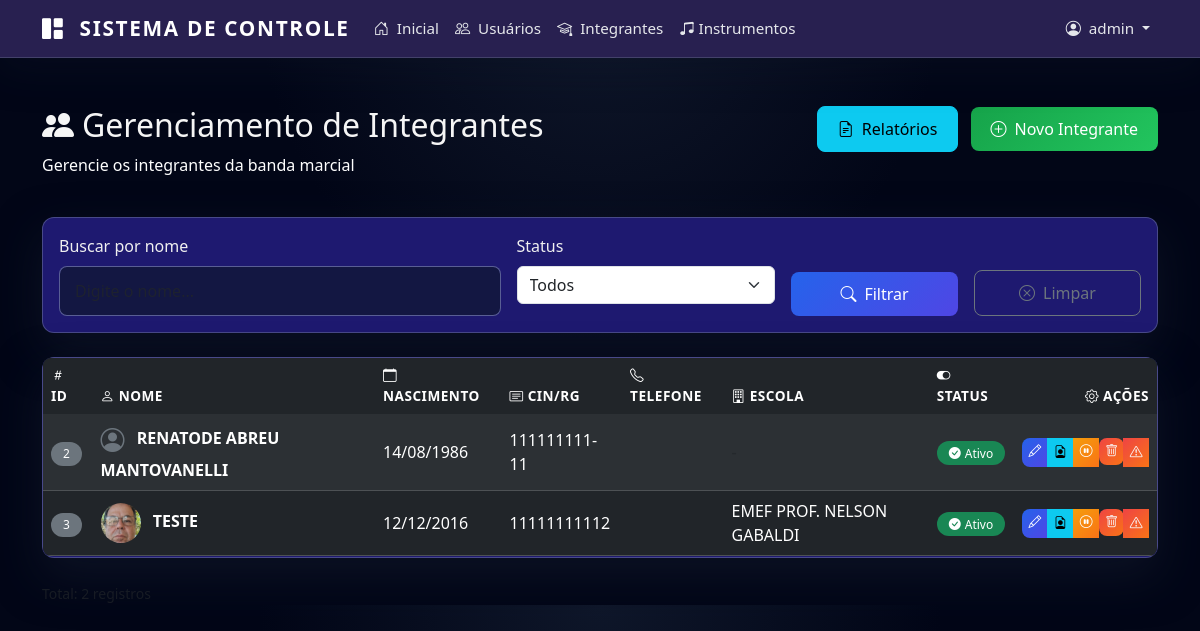
The page /admin/alunos (signed in) on the database its author committed.
### app/models.py (models this page shows, shortened)
class User(UserMixin, db.Model):
    id = db.Column(db.Integer, primary_key=True)
    username = db.Column(db.String(100), unique=True, nullable=False)
    password = db.Column(db.String(255), nullable=False)
    is_admin = db.Column(db.Boolean, default=False)
    is_active = db.Column(db.Boolean, default=True)
    must_change_password = db.Column(db.Boolean, default=True)
    login_attempts = db.Column(db.Integer, default=0)
    blocked_until = db.Column(db.DateTime, nullable=True)

class Aluno(db.Model):
    id = db.Column(db.Integer, primary_key=True)
    nome = db.Column(db.String(200), nullable=False)
    data_nascimento = db.Column(db.Date, nullable=True)
    naturalidade = db.Column(db.String(100))
    cin_rg = db.Column(db.String(20), unique=True)
    email = db.Column(db.String(150))
    telefone = db.Column(db.String(20))
    cep = db.Column(db.String(10))
    endereco = db.Column(db.String(300))
    bairro = db.Column(db.String(100))
    cidade = db.Column(db.String(100))
    estado = db.Column(db.String(2))
    foto_path = db.Column(db.String(500))
    ativo = db.Column(db.Boolean, default=True)
    numero = db.Column(db.String(20))
    complemento = db.Column(db.String(200))
    funcao_id = db.Column(db.Integer, db.ForeignKey('funcao_banda.id'))
    funcao = db.relationship('FuncaoBanda', backref='alunos')
    created_at = db.Column(db.DateTime, default=datetime.utcnow)
    data_entrada_banda = db.Column(db.Date, nullable=True)
    data_desligamento_banda = db.Column(db.Date, nullable=True)
    responsaveis = db.relationship('Responsavel', backref='aluno', lazy=True, cascade='all, delete-orphan')
    uniforme = db.relationship('Uniforme', backref='aluno', lazy=True, cascade='all, delete-orphan')
    presencas = db.relationship('Presenca', backref='aluno', lazy=True, cascade='all, delete-orphan')
    instrumentos = db.relationship('AlunoInstrumento', backref='aluno', lazy=True, cascade='all, delete-orphan')
    escolas = db.relationship('AlunoEscola', backref='aluno', lazy=True, cascade='all, delete-orphan')
    autorizacoes_foto = db.relationship(
        'AutorizacaoFotoMenor',
        back_populates='aluno',
        lazy='dynamic',
        cascade='all, delete-orphan',
    )

class AlunoEscola(db.Model):
    id = db.Column(db.Integer, primary_key=True)
    aluno_id = db.Column(db.Integer, db.ForeignKey('aluno.id'), nullable=False)
    escola_id = db.Column(db.Integer, db.ForeignKey('escola.id'), nullable=False)
    data_matricula = db.Column(db.Date, default=datetime.utcnow().date)

class Escola(db.Model):
    id = db.Column(db.Integer, primary_key=True)
    nome = db.Column(db.String(200), nullable=False)
    endereco = db.Column(db.String(300))
    alunos = db.relationship('AlunoEscola', backref='escola', lazy=True)

### app/routes.py (the view)
@main_bp.route("/admin/alunos")
@login_required
def listar_alunos():
    nome_busca = request.args.get('busca', '')
    ativo_filter = request.args.get('ativo', '')
    query = Aluno.query
    if nome_busca:
        query = query.filter(Aluno.nome.ilike(f'%{nome_busca}%'))
    if ativo_filter == '1':
        query = query.filter(Aluno.ativo == True)
    elif ativo_filter == '0':
        query = query.filter(Aluno.ativo == False)
    alunos = query.order_by(Aluno.nome).all()
    return render_template("admin_alunos.html",
                           alunos=alunos,
                           busca=nome_busca,
                           ativo_filter=ativo_filter)

### app/__init__.py (called while the page is built)
@login_manager.user_loader
def load_user(user_id):
    from .models import User
    return User.query.get(int(user_id))

### app/utils.py (called while the page is built)
def obter_todas_configuracoes():
    configs = SistemaConfig.query.all()
    return {config.key: config.value for config in configs}

### templates/admin_alunos.html (shortened to what this page needs)
{% extends "base.html" %}
{% block content %}
<div class="container mt-5 fade-in">
  <div class="row mb-4">
    <div class="col-md-8">
      <h2><i class="bi bi-people-fill me-2"></i>Gerenciamento de Integrantes</h2>
      <p class="text-white">Gerencie os integrantes da banda marcial</p>
    </div>
    <div class="col-md-4 text-md-end">
      <a href="{{ url_for('main.relatorio_geral_alunos') }}" class="btn btn-info me-2" target="_blank">
        <i class="bi bi-file-earmark-text me-2"></i>Relatórios
      </a>
      {% if current_user.is_admin %}
      <a href="{{ url_for('main.criar_aluno') }}" class="btn btn-success">
        <i class="bi bi-plus-circle me-2"></i>Novo Integrante
      </a>
      {% endif %}
    </div>
  </div>
  <div class="card mb-4">
    <div class="card-body">
      <form method="GET" action="{{ url_for('main.listar_alunos') }}" class="row g-3">
        <div class="col-md-5">
          <label for="busca" class="form-label">Buscar por nome</label>
          <input type="text" name="busca" id="busca" class="form-control"
                 value="{{ busca }}" placeholder="Digite o nome...">
        </div>
        <div class="col-md-3">
          <label for="ativo" class="form-label">Status</label>
          <select name="ativo" id="ativo" class="form-select">
            <option value="">Todos</option>
          </select>
        </div>
        <div class="col-md-2 d-flex align-items-end">
          <button type="submit" class="btn btn-primary w-100">
            <i class="bi bi-search me-2"></i>Filtrar
          </button>
        </div>
        <div class="col-md-2 d-flex align-items-end">
          <a href="{{ url_for('main.listar_alunos') }}" class="btn btn-outline-secondary w-100">
            <i class="bi bi-x-circle me-2"></i>Limpar
          </a>
        </div>
      </form>
    </div>
  </div>
  <div class="card">
    <div class="card-body p-0">
      <div class="table-responsive">
        <table class="table table-dark table-striped table-hover mb-0">
          <thead class="table-dark">
            <tr>
              <th><i class="bi bi-hash me-1"></i>ID</th>
              <th><i class="bi bi-person me-1"></i>Nome</th>
              <th><i class="bi bi-calendar me-1"></i>Nascimento</th>
              <th><i class="bi bi-card-text me-1"></i>CIN/RG</th>
              <th><i class="bi bi-telephone me-1"></i>Telefone</th>
              <th><i class="bi bi-building me-1"></i>Escola</th>
              <th><i class="bi bi-toggle-on me-1"></i>Status</th>
              <th class="text-end"><i class="bi bi-gear me-1"></i>Ações</th>
            </tr>
          </thead>
          <tbody>
            {% for a in alunos %}
            <tr>
              <td><span class="badge bg-secondary">{{ a.id }}</span></td>
              <td>
                {% if a.foto_path %}
                  <img src="{{ url_for('static', filename=a.foto_path) }}" alt="Foto"
                       class="rounded-circle me-2" style="width: 40px; height: 40px; object-fit: cover;">
                {% else %}
                  <i class="bi bi-person-circle text-secondary me-2" style="font-size: 1.5rem; vertical-align: middle;"></i>
                {% endif %}
                <strong>{{ a.nome }}</strong>
              </td>
              <td>
                {% if a.data_nascimento %}
                  {{ a.data_nascimento.strftime('%d/%m/%Y') }}
                {% else %}
                  <span class="text-muted">-</span>
                {% endif %}
              </td>
              <td>{{ a.cin_rg or ' ' }}</td>
              <td>{{ a.telefone or ' ' }}</td>
              <td>
                {% if a.escolas %}
                  {% for ae in a.escolas %}
                    {{ ae.escola.nome }}{% if not loop.last %}<br>{% endif %}
                  {% endfor %}
                {% else %}
                  <span class="text-muted">-</span>
                {% endif %}
              </td>
              <td>
                {% if a.ativo %}
                  <span class="badge bg-success">
                    <i class="bi bi-check-circle-fill me-1"></i>Ativo
                  </span>
                {% else %}
                  <span class="badge bg-danger">
                    <i class="bi bi-x-circle-fill me-1"></i>Inativo
                  </span>
                {% endif %}
              </td>
              <td class="text-end">
                <div class="btn-group btn-group-sm" role="group" style="white-space: nowrap;">
                  {% if current_user.is_admin %}
                  <a href="{{ url_for('main.editar_aluno', aluno_id=a.id) }}" class="btn btn-primary" title="Editar">
                    <i class="bi bi-pencil"></i>
                  </a>
                  {% endif %}
                  <a href="{{ url_for('main.relatorio_aluno', aluno_id=a.id) }}" class="btn btn-info" title="Relatório", target="_blank"
                     {% if not a.ativo %}style="opacity: 0.5; cursor: not-allowed"{% endif %}>
                    <i class="bi bi-file-earmark-person",></i>
                  </a>
                  {% if current_user.is_admin %}
                  <a href="{{ url_for('main.toggle_aluno', aluno_id=a.id) }}" class="btn {% if a.ativo %}btn-warning{% else %}btn-success{% endif %}"
                     title="{% if a.ativo %}Inativar{% else %}Ativar{% endif %}">
                    <i class="bi {% if a.ativo %}bi-pause-circle{% else %}bi-play-circle{% endif %}"></i>
                  </a>
                  <form action="{{ url_for('main.excluir_aluno', aluno_id=a.id) }}" method="POST" style="display: inline-block;">
                    <button type="submit" class="btn btn-danger" title="Inativar"
                            onclick="return confirm('Inativar {{ a.nome }}?')">
                      <i class="bi bi-trash"></i>
                    </button>
                  </form>
                  <button type="button" class="btn btn-sm btn-danger"
                          title="Excluir totalmente"
                          onclick="const j = prompt('Informe a justificativa para excluir totalmente (obrigatório):'); if(j && j.trim().length>0){ document.getElementById('harddel_{{ a.id }}').value=j.trim(); document.getElementById('hardform_{{ a.id }}').submit(); }">
                    <i class="bi bi-exclamation-triangle"></i>
                  </button>
                  {% endif %}
                </div>
              </td>
            </tr>
            {% endfor %}
          </tbody>
        </table>
      </div>
    </div>
  </div>
  <div class="mt-4 text-muted">
    <small>Total: {{ alunos|length }} registros</small>
  </div>
</div>
{% endblock %}

### templates/base.html (shortened to what this page needs)
<!DOCTYPE html>
<html lang="pt-br">
<head>
  <link href="https://cdn.jsdelivr.net/npm/bootstrap@5.3.8/dist/css/bootstrap.min.css" rel="stylesheet">
  <link rel="stylesheet" href="https://cdn.jsdelivr.net/npm/bootstrap-icons@1.11.3/font/bootstrap-icons.min.css">
  <link rel="stylesheet" href="{{ url_for('static', filename='css/style.css') }}">
</head>
<body>
  {% if current_user.is_authenticated %}
  <nav class="navbar navbar-expand-md navbar-dark">
    <div class="container">
      <a class="navbar-brand" href="{{ url_for('main.dashboard') }}">
        <i class="bi bi-grid-1x2-fill me-2"></i> Sistema de Controle
      </a>
      <div class="collapse navbar-collapse" id="navbarNav">
        <ul class="navbar-nav me-auto">
          <li class="nav-item">
            <a class="nav-link" href="{{ url_for('main.dashboard') }}">
              <i class="bi bi-house-door me-1"></i> Inicial
            </a>
          </li>
          {% if current_user.is_admin %}
          <li class="nav-item">
            <a class="nav-link" href="{{ url_for('main.listar_usuarios') }}">
              <i class="bi bi-people me-1"></i> Usuários
            </a>
          </li>
          {% endif %}
          <li class="nav-item">
            <a class="nav-link" href="{{ url_for('main.listar_alunos') }}">
              <i class="bi bi-mortarboard me-1"></i> Integrantes
            </a>
          </li>
          <li class="nav-item">
            <a class="nav-link" href="{{ url_for('main.listar_instrumentos') }}">
              <i class="bi bi-music-note-beamed"></i> Instrumentos
            </a>
          </li>
        </ul>
        <ul class="navbar-nav">
          <li class="nav-item dropdown">
            <a class="nav-link dropdown-toggle" href="#" role="button" data-bs-toggle="dropdown" aria-expanded="false">
              <i class="bi bi-person-circle me-1"></i> {{ current_user.username }}
            </a>
          </li>
        </ul>
      </div>
    </div>
  </nav>
  {% endif %}
  <main class="{% if not current_user.is_authenticated %}min-vh-100{% endif %}">
    {% block content %}{% endblock %}
  </main>
</body>
</html>

### static/css/style.css (style rules this page uses)
:root { --primary-color: #0f172a; --secondary-color: #1e293b; --accent-color: #2563eb; --highlight-color: #e94560; --text-light: #e5e7eb; --text-muted: #9ca3af; --surface-color: #ffffff; --surface-muted: rgba(15, 23, 42, 0.04); --success-color: #22c55e; --warning-color: #facc15; --danger-color: #ef4444; }
body { font-family: system-ui, -apple-system, BlinkMacSystemFont, 'Segoe UI', Tahoma, Geneva, Verdana, sans-serif; background: radial-gradient(circle at top, #0f172a 0, #020617 40%, #020617 100%); color: #e5e7eb; }
.navbar { background: rgba(15, 23, 42, 0.85) !important; backdrop-filter: blur(16px); -webkit-backdrop-filter: blur(16px); border-bottom: 1px solid rgba(148, 163, 184, 0.25); box-shadow: 0 10px 40px rgba(15, 23, 42, 0.35); }
.navbar-brand { font-weight: 700; font-size: 1.3rem; letter-spacing: 0.08em; text-transform: uppercase; }
.nav-link { font-weight: 500; font-size: 0.95rem; color: #e5e7eb !important; transition: color 0.25s ease, opacity 0.25s ease; }
.card { border: none; border-radius: 12px; background: rgba(15, 23, 42, 0.75); backdrop-filter: blur(18px); -webkit-backdrop-filter: blur(18px); border: 1px solid rgba(148, 163, 184, 0.35); box-shadow: 0 18px 45px rgba(15, 23, 42, 0.7); transition: transform 0.3s ease, box-shadow 0.3s ease; }
.btn { border-radius: 8px; font-weight: 500; padding: 10px 20px; transition: all 0.3s ease; }
.btn-success { background: linear-gradient(135deg, #16a34a, #22c55e); border: none; }
.btn-primary { background: linear-gradient(135deg, #2563eb, #4f46e5); border: none; }
.btn-warning { background: linear-gradient(135deg, #f59e0b, #f97316); border: none; color: white; }
.btn-danger { background: linear-gradient(135deg, #ef4444, #f97316); border: none; color: #f9fafb; }
.table { border-radius: 8px; overflow: hidden; }
.table-dark { background-color: var(--primary-color); }
.table thead th { border-bottom: none; font-weight: 600; text-transform: uppercase; font-size: 0.85rem; letter-spacing: 0.5px; }
.table tbody tr { transition: background-color 0.2s ease; }
.badge { padding: 6px 12px; border-radius: 20px; font-weight: 500; font-size: 0.75rem; }
.form-control { border-radius: 8px; border: 1px solid rgba(148, 163, 184, 0.5); padding: 12px 15px; transition: all 0.3s ease; background-color: rgba(15, 23, 42, 0.65); color: #e5e7eb; }
.form-label { font-weight: 500; color: #f0f0f0; margin-bottom: 8px; }
h2, h3, h4, h5, h6 { color: #f5f5f5; }
p { color: #d0d0d0; }
.fade-in { animation: fadeIn 0.5s ease-out; }

### templates/admin_alunos.html (style rules this page uses)
.btn-group-sm .btn { padding: 0.25rem 0.4rem; font-size: 0.8rem; }
.table td { vertical-align: middle; }

### rows shown on the page
User: username "admin"
Aluno: id "2", nome "RENATODE ABREU MANTOVANELLI", data_nascimento "14/08/1986", cin_rg "111111111-11", ativo True (drawn)
Aluno: id "3", foto_path (picture), nome "TESTE", data_nascimento "12/12/2016", cin_rg "11111111112", ativo True (drawn)
AlunoEscola: escola.nome "EMEF PROF. NELSON GABALDI"

### other values the page prints
{{ alunos|length }} "2"
